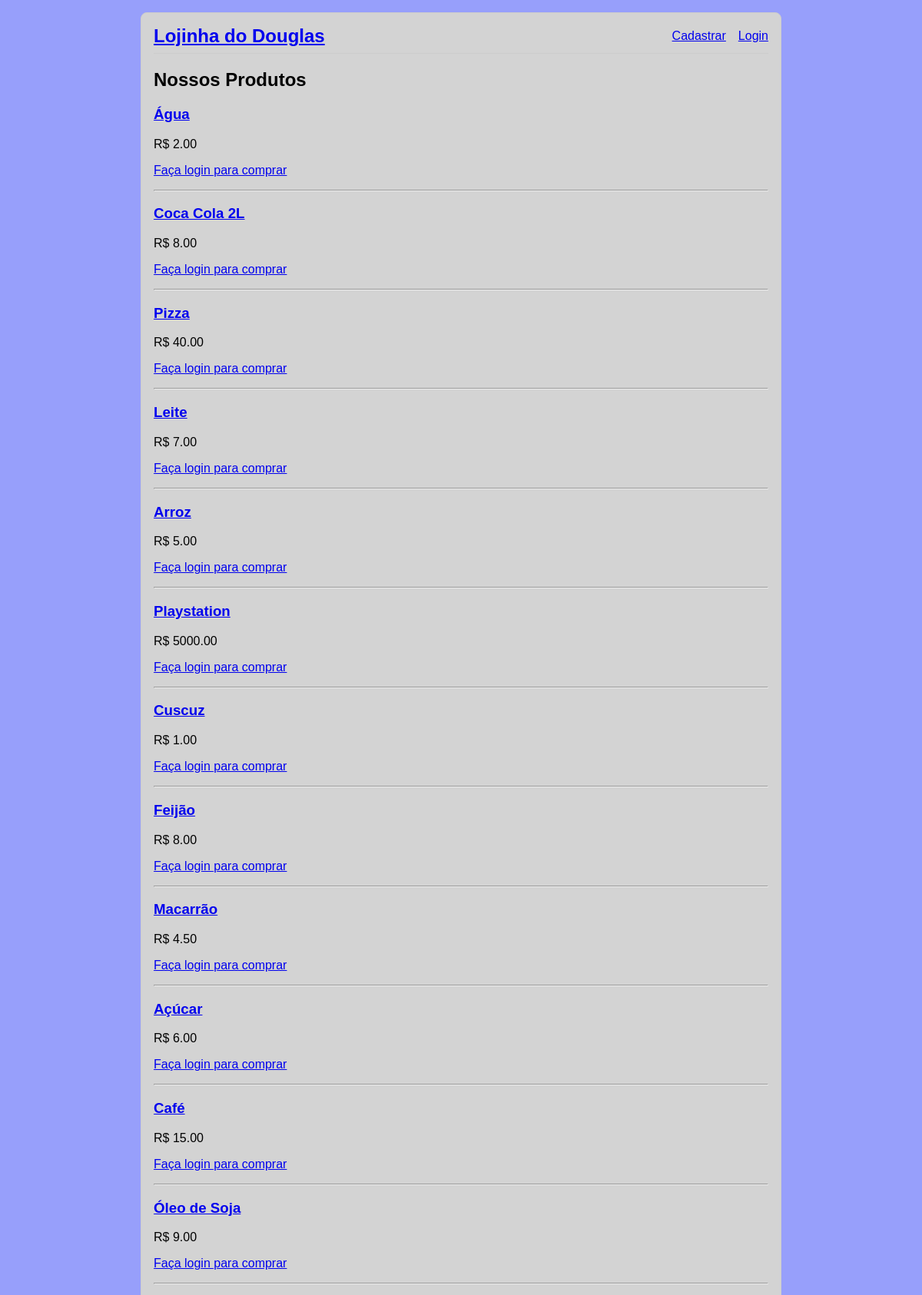
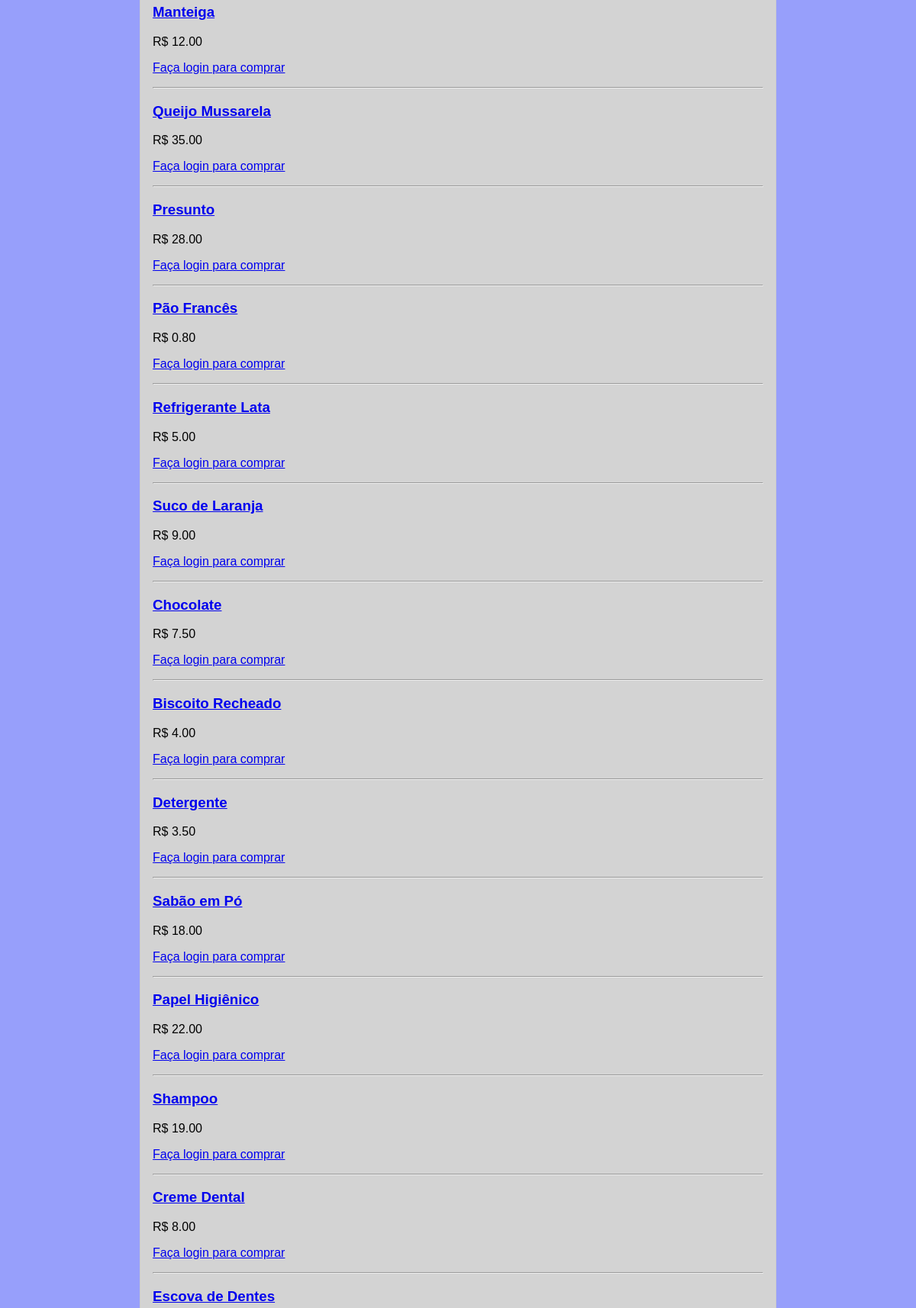
The page / (upper part) on the database its author committed (2 pictures, top to bottom).
### tables this page shows
CREATE TABLE product (
  id INTEGER PRIMARY KEY AUTOINCREMENT,
  name TEXT NOT NULL,
  description TEXT NOT NULL,
  price REAL NOT NULL
);

### app/shop.py (the view, shortened to what this page needs)
@bp.route('/', methods=('GET', 'POST'))
def index():
    db = get_db()
    products = db.execute(
        'SELECT id, name, description, price FROM product'
    ).fetchall()
    return render_template('shop/index.html', products=products)

### app/auth.py (called while the page is built)
@bp.before_app_request
def load_logged_in_user():
    user_id = session.get('user_id')
    if user_id is None:
        g.user = None
    else:
        g.user = get_db().execute(
            'SELECT * FROM user WHERE id = ?', (user_id,)
        ).fetchone()

### app/db.py (called while the page is built)
def get_db():
    if 'db' not in g:
        g.db = sqlite3.connect(
            current_app.config['DATABASE'],
            detect_types=sqlite3.PARSE_DECLTYPES
        )
        g.db.row_factory = sqlite3.Row
    return g.db

### app/templates/shop/index.html (shortened to what this page needs)
{% extends 'base.html' %}
{% block header %}
  <h1>Nossos Produtos</h1>
{% endblock %}
{% block content %}
  <div class="products-grid">
    {% for product in products %}
      <article class="product">
        <header>
          <h3><a href="{{ url_for('shop.details', id=product['id']) }}">{{ product['name'] }}</a></h3>
          <div class="price">R$ {{ "%.2f"|format(product['price']) }}</div>
        </header>
        {% if g.user %}
          <form action="#" method="post">
            <input type="hidden" name="product_id" value="{{ product['id'] }}">
            <input type="number" name="quantity" value="1" min="1" style="width: 60px;">
            <input type="submit" value="Adicionar ao Carrinho">
          </form>
        {% else %}
          <p><a href="{{ url_for('auth.login') }}">Faça login para comprar</a></p>
        {% endif %}
      </article>
      {% if not loop.last %}<hr>{% endif %}
    {% endfor %}
  </div>
{% endblock %}

### app/static/style.css (style rules this page uses)
html { font-family: sans-serif; background: #979ffb; padding: 1rem; }
body { max-width: 800px; margin: 0 auto; background: rgb(211, 211, 211); padding: 1rem; border: 1px solid #ccc; border-radius: 0.5rem; }

### rows shown on the page
product: name "Água", price "2.00"
product: name "Coca Cola 2L", price "8.00"
product: name "Pizza", price "40.00"
product: name "Leite", price "7.00"
product: name "Arroz", price "5.00"
product: name "Playstation", price "5000.00"
product: name "Cuscuz", price "1.00"
product: name "Feijão", price "8.00"
product: name "Macarrão", price "4.50"
product: name "Açúcar", price "6.00"
product: name "Café", price "15.00"
product: name "Óleo de Soja", price "9.00"
product: name "Manteiga", price "12.00"
product: name "Queijo Mussarela", price "35.00"
product: name "Presunto", price "28.00"
product: name "Pão Francês", price "0.80"
product: name "Refrigerante Lata", price "5.00"
product: name "Suco de Laranja", price "9.00"
product: name "Chocolate", price "7.50"
product: name "Biscoito Recheado", price "4.00"
product: name "Detergente", price "3.50"
product: name "Sabão em Pó", price "18.00"
product: name "Papel Higiênico", price "22.00"
product: name "Shampoo", price "19.00"
product: name "Creme Dental", price "8.00"
product: name "Escova de Dentes"
